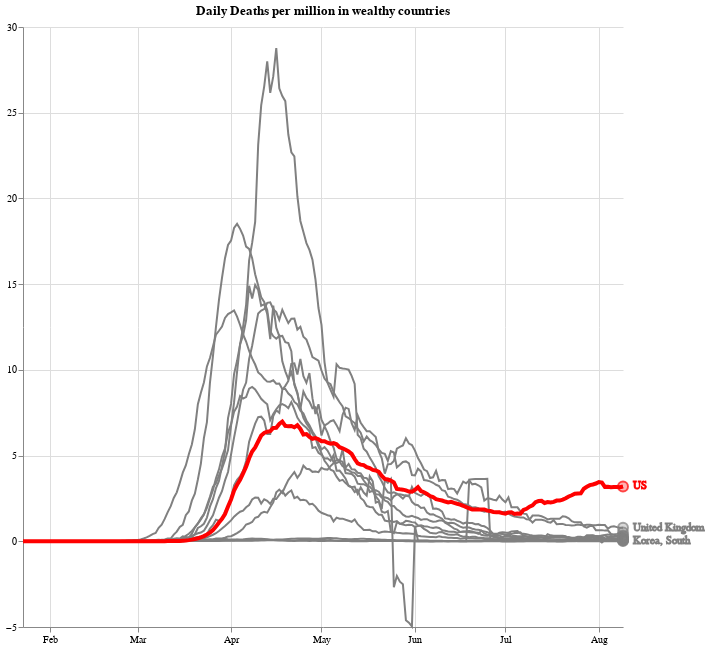

The code cell stored with this chart in its notebook:
### Code cell
highlight = alt.selection_single(on='mouseover', empty='none', fields=['key'], nearest=True, init={'key': 'US'})

base = (alt.Chart(plot_data, title="Daily Deaths per million in wealthy countries")
        .transform_fold(list(plot_data.columns[1:]))
        .transform_window(deaths='mean(value)', frame=[-6,0], groupby=['key'])
        .encode(
            x=alt.X('Date:T', axis=alt.Axis(format="%b", tickCount=7), title=None),
            y=alt.Y('deaths:Q', axis=alt.Axis(tickCount=8), title=None),
            tooltip=['key:N']
        ).properties(height=600))

points = base.mark_circle().encode(
    opacity=alt.value(0)
).add_selection(highlight).properties(
    width=600
)

line = base.mark_line(stroke='grey').encode(
            #x='Date:T',
            #y='deaths:Q',
            #color='key:N',
            #color=alt.condition(alt.datum.key == 'US', alt.value('red'), alt.value('grey')),
            detail='key:N'
            #size=alt.condition(highlight, alt.value(5), alt.value(2)),
            
        )

top_layer = (base.transform_filter(highlight).mark_line()
            .encode(
                color=alt.condition(alt.datum.key == 'US', alt.value('red'), alt.value('grey')),
                size=alt.value(4)
            ))

usa_layer = (base.transform_filter(alt.datum.key == 'US').mark_line()
            .encode(
                color=alt.value('red'),
            ))


circles = base.mark_circle(size=100, filled=True, strokeOpacity=0.7, fillOpacity=0.3, dx=-20).encode(
    y=alt.Y('deaths:Q', aggregate={'argmax': 'Date'}),
    x=alt.X('Date:T', aggregate='max'),
    stroke=alt.condition(alt.datum.key=='US', alt.value('red'), alt.value('grey')),
    color=alt.condition(alt.datum.key=='US', alt.value('red'), alt.value('grey')),
)

text = circles.transform_filter({'field': 'key', 'oneOf': ['US', 'United Kingdom', 'Korea, South']}).mark_text(dx=10, align='left').encode(
    text='key:N'
)
(points+line+top_layer+usa_layer+circles+text).configure_view(strokeWidth=0).configure_axis(grid=True)

### Figure 1 — Vega-Lite specification as saved in the notebook (floating-point values rounded to 4 significant figures; data arrays with more than 128 entries replaced by an {"elided": "..."} marker saying what was removed)
{"config": {"view": {"continuousWidth": 400, "continuousHeight": 300, "strokeWidth": 0}, "axis": {"grid": true}}, "layer": [{"mark": "circle", "encoding": {"opacity": {"value": 0}, "tooltip": [{"type": "nominal", "field": "key"}], "x": {"type": "temporal", "axis": {"format": "%b", "tickCount": 7}, "field": "Date", "title": null}, "y": {"type": "quantitative", "axis": {"tickCount": 8}, "field": "deaths", "title": null}}, "height": 600, "selection": {"selector005": {"type": "single", "on": "mouseover", "empty": "none", "fields": ["key"], "nearest": true, "init": {"key": "US"}}}, "title": "Daily Deaths per million in wealthy countries", "transform": [{"fold": ["Australia", "Belgium", "Canada", "France", "Germany", "Italy", "Japan", "Korea, South", "Netherlands", "Spain", "Sweden", "US", "United Kingdom"]}, {"window": [{"op": "mean", "field": "value", "as": "deaths"}], "frame": [-6, 0], "groupby": ["key"]}], "width": 600}, {"mark": {"type": "line", "stroke": "grey"}, "encoding": {"detail": {"type": "nominal", "field": "key"}, "tooltip": [{"type": "nominal", "field": "key"}], "x": {"type": "temporal", "axis": {"format": "%b", "tickCount": 7}, "field": "Date", "title": null}, "y": {"type": "quantitative", "axis": {"tickCount": 8}, "field": "deaths", "title": null}}, "height": 600, "title": "Daily Deaths per million in wealthy countries", "transform": [{"fold": ["Australia", "Belgium", "Canada", "France", "Germany", "Italy", "Japan", "Korea, South", "Netherlands", "Spain", "Sweden", "US", "United Kingdom"]}, {"window": [{"op": "mean", "field": "value", "as": "deaths"}], "frame": [-6, 0], "groupby": ["key"]}]}, {"mark": "line", "encoding": {"color": {"condition": {"value": "red", "test": "(datum.key === 'US')"}, "value": "grey"}, "size": {"value": 4}, "tooltip": [{"type": "nominal", "field": "key"}], "x": {"type": "temporal", "axis": {"format": "%b", "tickCount": 7}, "field": "Date", "title": null}, "y": {"type": "quantitative", "axis": {"tickCount": 8}, "field": "deaths", "title": null}}, "height": 600, "title": "Daily Deaths per million in wealthy countries", "transform": [{"fold": ["Australia", "Belgium", "Canada", "France", "Germany", "Italy", "Japan", "Korea, South", "Netherlands", "Spain", "Sweden", "US", "United Kingdom"]}, {"window": [{"op": "mean", "field": "value", "as": "deaths"}], "frame": [-6, 0], "groupby": ["key"]}, {"filter": {"selection": "selector005"}}]}, {"mark": "line", "encoding": {"color": {"value": "red"}, "tooltip": [{"type": "nominal", "field": "key"}], "x": {"type": "temporal", "axis": {"format": "%b", "tickCount": 7}, "field": "Date", "title": null}, "y": {"type": "quantitative", "axis": {"tickCount": 8}, "field": "deaths", "title": null}}, "height": 600, "title": "Daily Deaths per million in wealthy countries", "transform": [{"fold": ["Australia", "Belgium", "Canada", "France", "Germany", "Italy", "Japan", "Korea, South", "Netherlands", "Spain", "Sweden", "US", "United Kingdom"]}, {"window": [{"op": "mean", "field": "value", "as": "deaths"}], "frame": [-6, 0], "groupby": ["key"]}, {"filter": "(datum.key === 'US')"}]}, {"mark": {"type": "circle", "dx": -20, "fillOpacity": 0.3, "filled": true, "size": 100, "strokeOpacity": 0.7}, "encoding": {"color": {"condition": {"value": "red", "test": "(datum.key === 'US')"}, "value": "grey"}, "stroke": {"condition": {"value": "red", "test": "(datum.key === 'US')"}, "value": "grey"}, "tooltip": [{"type": "nominal", "field": "key"}], "x": {"type": "temporal", "aggregate": "max", "field": "Date"}, "y": {"type": "quantitative", "aggregate": {"argmax": "Date"}, "field": "deaths"}}, "height": 600, "title": "Daily Deaths per million in wealthy countries", "transform": [{"fold": ["Australia", "Belgium", "Canada", "France", "Germany", "Italy", "Japan", "Korea, South", "Netherlands", "Spain", "Sweden", "US", "United Kingdom"]}, {"window": [{"op": "mean", "field": "value", "as": "deaths"}], "frame": [-6, 0], "groupby": ["key"]}]}, {"mark": {"type": "text", "align": "left", "dx": 10}, "encoding": {"color": {"condition": {"value": "red", "test": "(datum.key === 'US')"}, "value": "grey"}, "stroke": {"condition": {"value": "red", "test": "(datum.key === 'US')"}, "value": "grey"}, "text": {"type": "nominal", "field": "key"}, "tooltip": [{"type": "nominal", "field": "key"}], "x": {"type": "temporal", "aggregate": "max", "field": "Date"}, "y": {"type": "quantitative", "aggregate": {"argmax": "Date"}, "field": "deaths"}}, "height": 600, "title": "Daily Deaths per million in wealthy countries", "transform": [{"fold": ["Australia", "Belgium", "Canada", "France", "Germany", "Italy", "Japan", "Korea, South", "Netherlands", "Spain", "Sweden", "US", "United Kingdom"]}, {"window": [{"op": "mean", "field": "value", "as": "deaths"}], "frame": [-6, 0], "groupby": ["key"]}, {"filter": {"field": "key", "oneOf": ["US", "United Kingdom", "Korea, South"]}}]}], "data": {"name": "data-f7f17ca285077ca64402435ff210a381"}, "$schema": "https://vega.github.io/schema/vega-lite/v4.8.1.json", "datasets": {"data-f7f17ca285077ca64402435ff210a381": {"elided": "200 records"}}}
